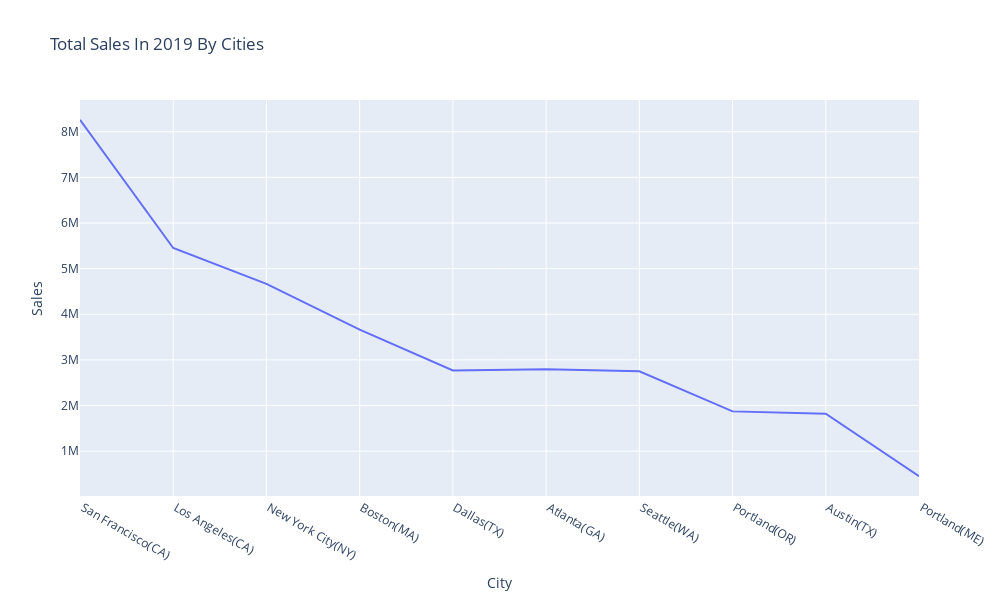

The notebook cell this image was saved under:
### Markdown cell above
## Ploting Sales By Cities

### Code cell
## Line Plot Of Highest Sum of Sales and Highest Quantity Order By City 

fig = px.line(stockData3BestCity, x="City", y="Sales", title='Total Sales In 2019 By Cities', width=1000, height=600,
              hover_data=['QuantityOrdered', 'PriceEach'])
fig.update_traces(texttemplate='%{text:.2s}')
##fig.update_layout(uniformtext_minsize=8, uniformtext_mode='hide')
fig.show()
##with open("figure1.pdf", "wb") as f:
  ##  f.write(scope.transform(fig, format="pdf"))
##fig.write_html("file1.html")

### Figure 1 — Plotly figure (JSON) as saved in the notebook; plotly's stock layout.template omitted (floating-point values rounded to 4 significant figures)
{"data": [{"customdata": [[50239, 8211000.0], [33289, 5421000.0], [27932, 4635000.0], [22528, 3637000.0], [16730, 2753000.0], [16602, 2780000.0], [16553, 2733000.0], [11303, 1861000.0], [11153, 1810000.0], [2750, 447200.0]], "hovertemplate": "City=%{x}<br>Sales=%{y}<br>QuantityOrdered=%{customdata[0]}<br>PriceEach=%{customdata[1]}<extra></extra>", "legendgroup": "", "line": {"color": "#636efa", "dash": "solid"}, "mode": "lines", "name": "", "orientation": "v", "showlegend": false, "texttemplate": "%{text:.2s}", "type": "scatter", "x": [" San Francisco(CA)", " Los Angeles(CA)", " New York City(NY)", " Boston(MA)", " Dallas(TX)", " Atlanta(GA)", " Seattle(WA)", " Portland(OR)", " Austin(TX)", " Portland(ME)"], "xaxis": "x", "y": [8262000.0, 5453000.0, 4664000.0, 3662000.0, 2768000.0, 2795000.0, 2748000.0, 1871000.0, 1820000.0, 449800.0], "yaxis": "y"}], "layout": {"height": 600, "legend": {"tracegroupgap": 0}, "title": {"text": "Total Sales In 2019 By Cities"}, "width": 1000, "xaxis": {"anchor": "y", "domain": [0, 1], "title": {"text": "City"}}, "yaxis": {"anchor": "x", "domain": [0, 1], "title": {"text": "Sales"}}}}
